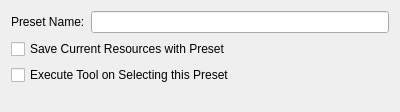
<?xml version="1.0" encoding="UTF-8"?>
<ui version="4.0">
 <class>Form</class>
 <widget class="QWidget" name="Form">
  <property name="geometry">
   <rect>
    <x>0</x>
    <y>0</y>
    <width>400</width>
    <height>112</height>
   </rect>
  </property>
  <property name="windowTitle">
   <string>Form</string>
  </property>
  <layout class="QVBoxLayout" name="verticalLayout">
   <item>
    <layout class="QHBoxLayout" name="horizontalLayout">
     <item>
      <widget class="QLabel" name="label">
       <property name="text">
        <string>Preset Name:</string>
       </property>
      </widget>
     </item>
     <item>
      <widget class="QLineEdit" name="txtName"/>
     </item>
    </layout>
   </item>
   <item>
    <widget class="QCheckBox" name="chkSaveBrushPresetInformation_2">
     <property name="text">
      <string>Save Current Resources with Preset</string>
     </property>
    </widget>
   </item>
   <item>
    <widget class="QCheckBox" name="chkExecuteToolOnSelection_2">
     <property name="text">
      <string>Execute Tool on Selecting this Preset</string>
     </property>
    </widget>
   </item>
   <item>
    <spacer name="verticalSpacer">
     <property name="orientation">
      <enum>Qt::Vertical</enum>
     </property>
     <property name="sizeHint" stdset="0">
      <size>
       <width>20</width>
       <height>40</height>
      </size>
     </property>
    </spacer>
   </item>
  </layout>
 </widget>
 <resources/>
 <connections/>
</ui>
